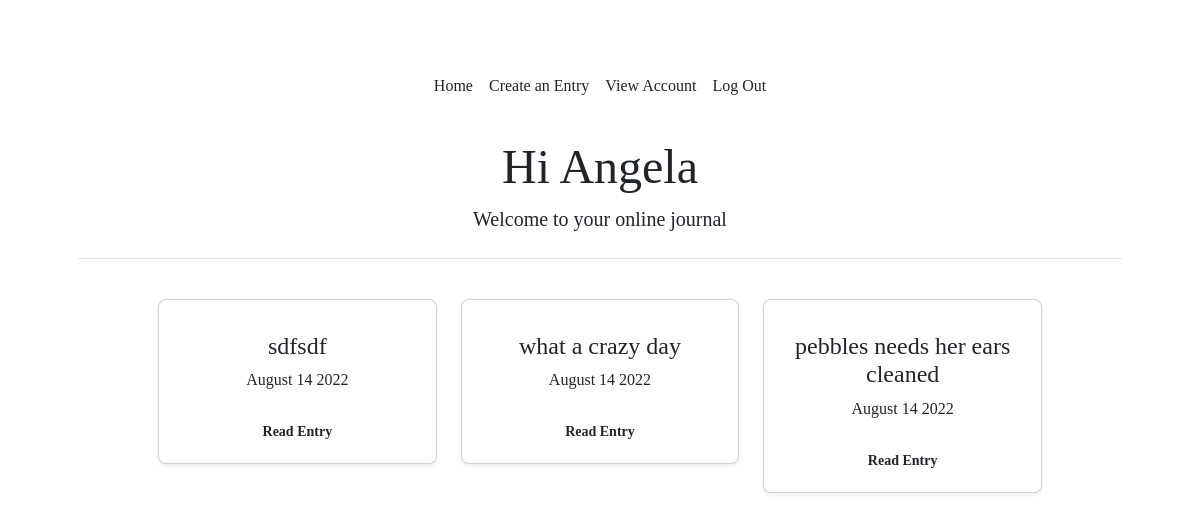
The app's page /home (signed in), older data.
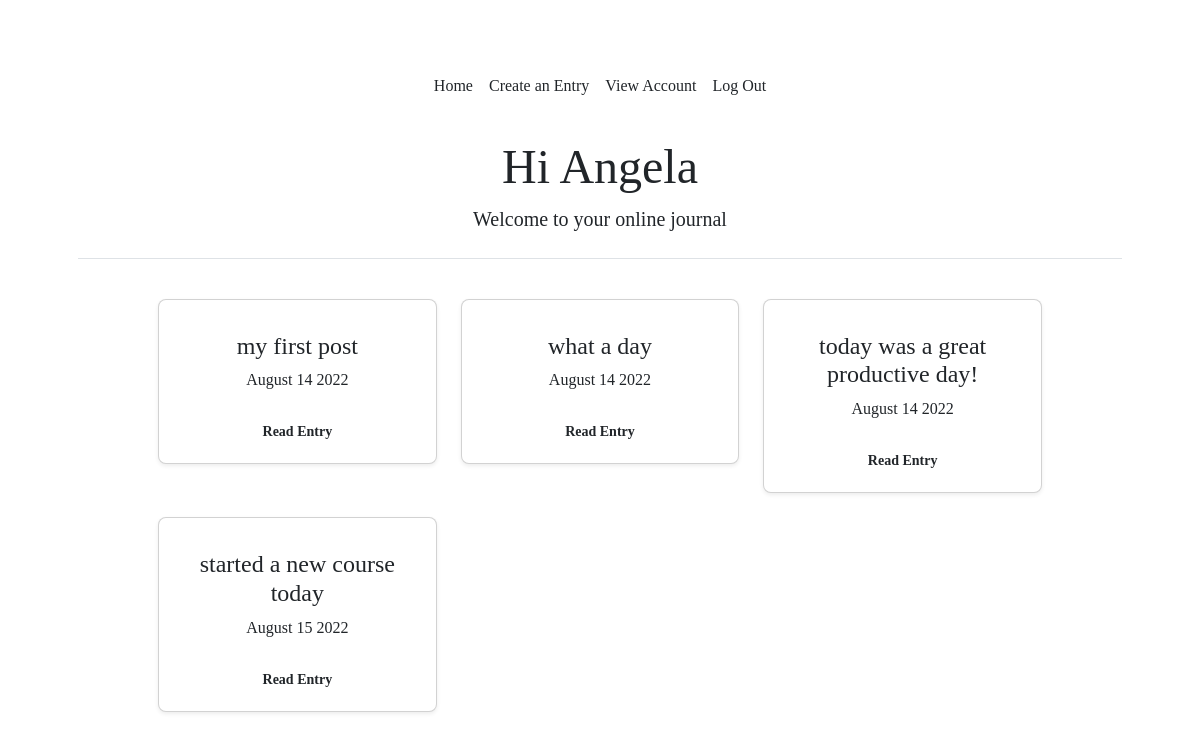
The same page, newer data.
### core_app/models.py (models this page shows, shortened)
class Journal(models.Model):
    title = models.CharField(max_length=50, blank=False)
    content = models.TextField()
    user = models.ForeignKey(User, on_delete=models.CASCADE, related_name='user_journal', null=True)
    created_at = models.DateTimeField(auto_now_add=True)
    updated_at = models.DateTimeField(auto_now=True)
    class Meta:
        ordering = ['created_at']
    def created_date(self):
        return self.created_at.strftime('%B %d %Y')

### core_app/views.py (the view)
# urls.py: path('home', views.home, name='home'),
def home(request):
    this_user = User.objects.get(id=request.user.id)
    journals = Journal.objects.filter(user=this_user)
    context = {
        'journals' : journals
    }
    return render(request, 'home.html', context)

### core_app/templates/home.html (shortened to what this page needs)
{% extends "./base.html" %}
{% load static %}
{% block content %}
<main>
    <div class="row row-cols-1 row-cols-md-3 mb-3 text-center mx-5 px-5">
        {% for journal in journals %}
        <div class="col">
            <div class="card mb-4 rounded-3 shadow-sm">
                <div class="card-body">
                    <ul class="list-unstyled mt-3 mb-4">
                        <li class="h4">{{journal.title}}</li>
                        <li>{{journal.created_date}}</li>
                    </ul>
                    <a class="w-40 btn btn-sm fw-bold" href="/read_entry/{{journal.id}}">Read Entry</a>
                </div>
            </div>
        </div>
        {% endfor %}
    </div>
</main>
{% endblock %}

### core_app/templates/base.html (shortened to what this page needs)
{% load static %}
<!DOCTYPE html>
<html lang="en">
<head>
    <link href="https://cdn.jsdelivr.net/npm/bootstrap@5.2.0/dist/css/bootstrap.min.css" rel="stylesheet">
    <link rel="stylesheet" href="{% static 'style.css' %}">
</head>
<body>
    <div class="container">
        {% if user.is_authenticated %}
        <header class="d-flex justify-content-center py-3">
            <ul class="nav nav-pills">
                <li class="nav-item"><a href="{% url 'home' %}" class="nav-link px-2 link-dark">Home</a></li>
                <li class="nav-item"><a href="{% url 'create_journal' %}" class="nav-link px-2 link-dark">Create an Entry</a></li>
                <li class="nav-item"><a href="{% url 'view_account' %}" class="nav-link px-2 link-dark">View Account</a></li>
                <li class="nav-item"><a href="{% url 'logout_user' %}" class="nav-link px-2 link-dark">Log Out</a></li>
            </ul>
        </header>
        {% endif %}
        {% if user.is_authenticated %}
        <div class="journal-header p-3 pb-md-4 mx-auto text-center">
            <h2 class="display-5 fw-normal">Hi {{ user.get_short_name }}</h2>
            <p class="fs-5 text-dark border-bottom pb-4">Welcome to your online journal</p>
        </div>
        {% else %}
        <div class="journal-header p-3 pb-md-4 mx-auto text-center">
            <h2 class="display-5 fw-normal">Online Journal</h2>
            <img src="/media/pink.jpg" width="550" alt="journal-image">
            <p class="fs-5 text-dark mt-3">An easy to use online journal to write in and view at your leisure</p>
        </div>
        {% endif %}
    </div>
<div id="content">{% block content %} {% endblock %}</div>
</body>
</html>

### static/style.css (style rules this page uses)
body { margin: 50px; font-family:Georgia, 'Times New Roman', Times, serif; }

Row changes from the older to the newer data that the page shows:
changed Journal: title "sdfsdf" → "my first post"
changed Journal: title "what a crazy day" → "what a day"
changed Journal: title "pebbles needs her ears cleaned" → "today was a great productive day!"
added Journal: title "started a new course today", created_date "August 15 2022"
